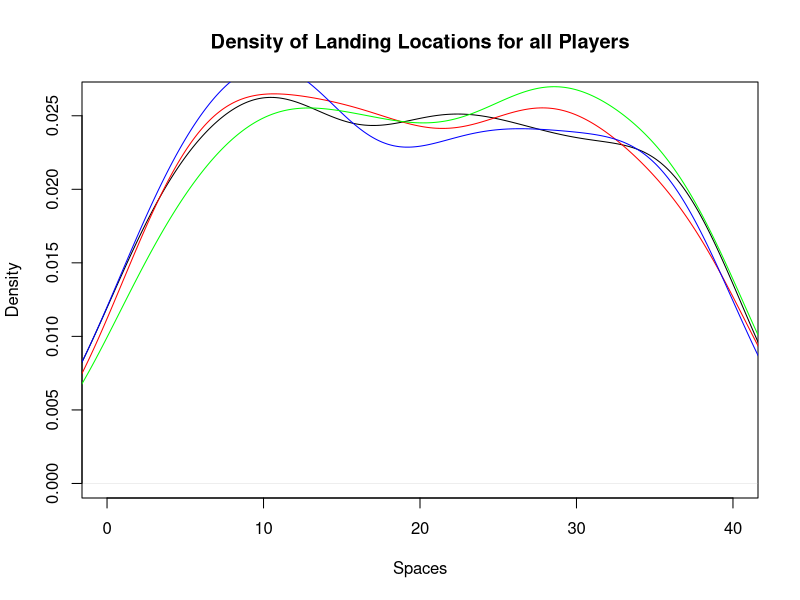
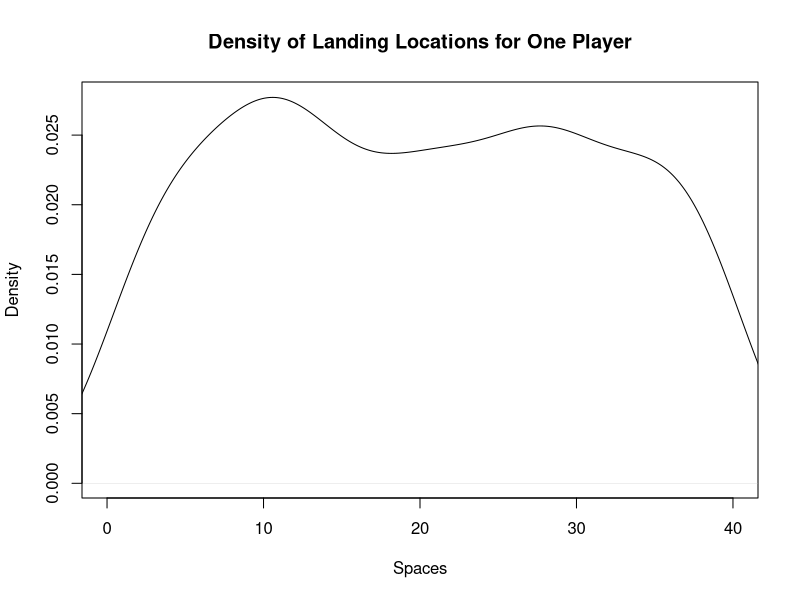
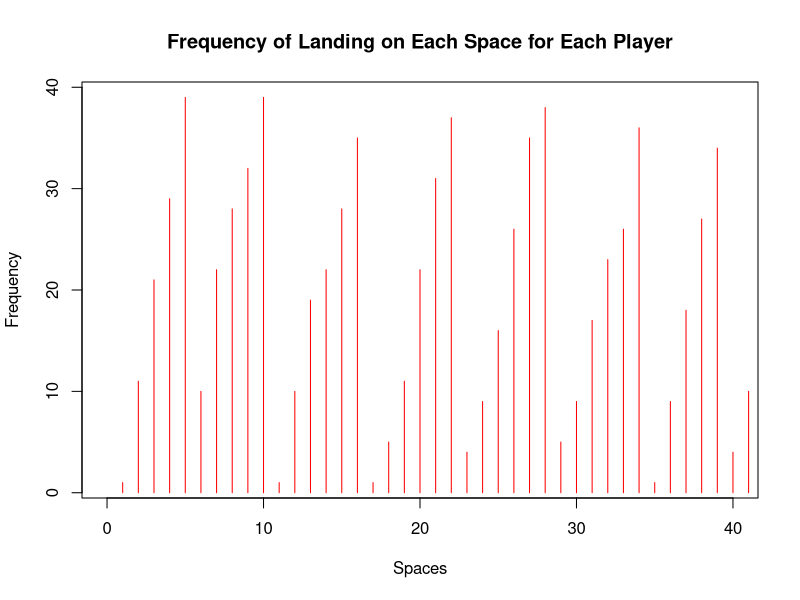
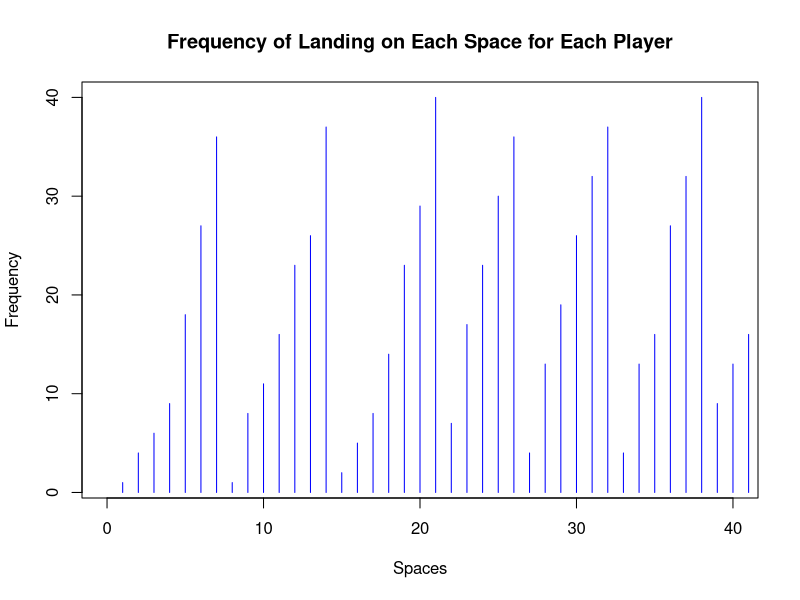
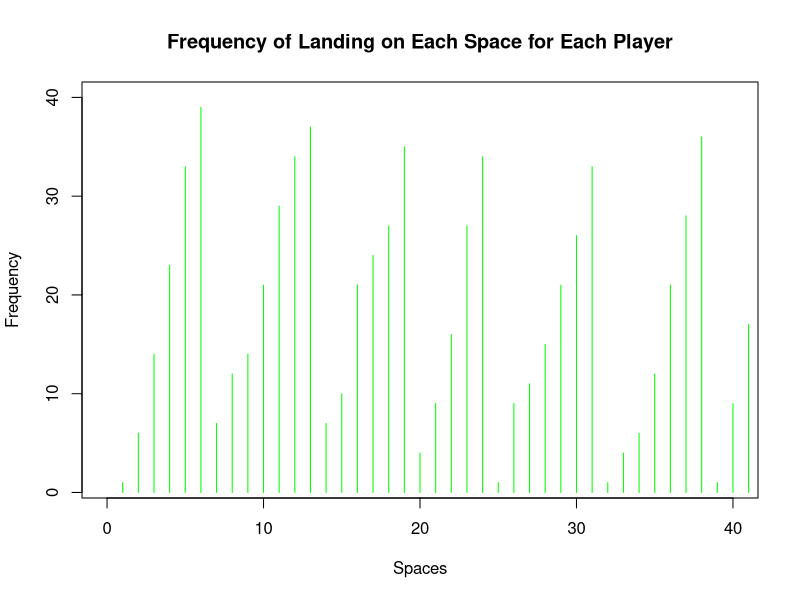
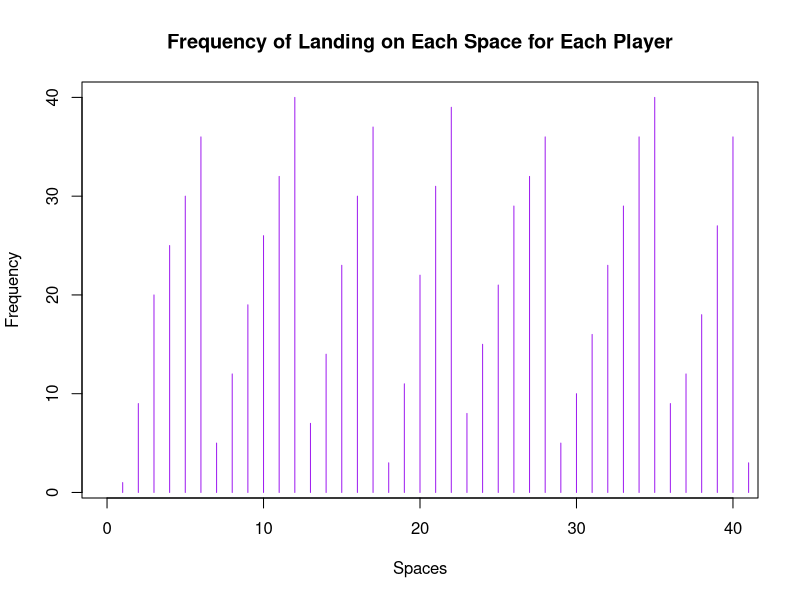
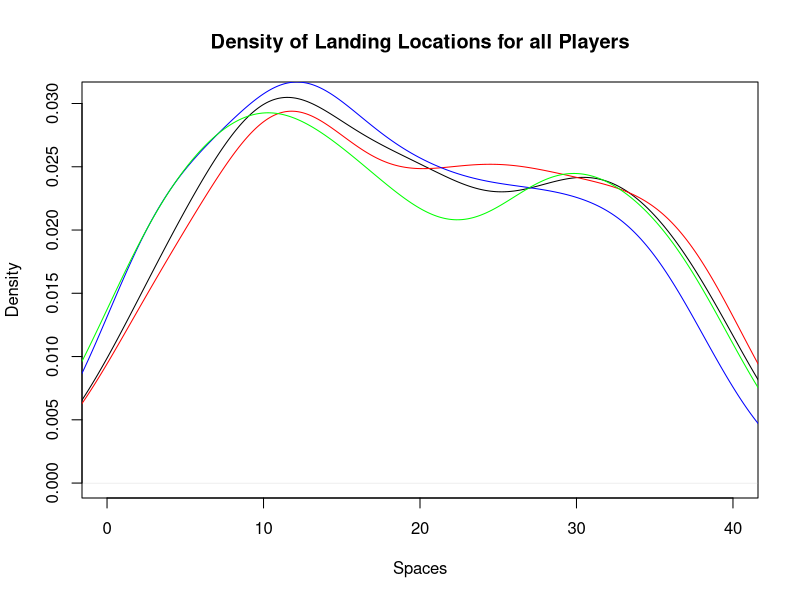
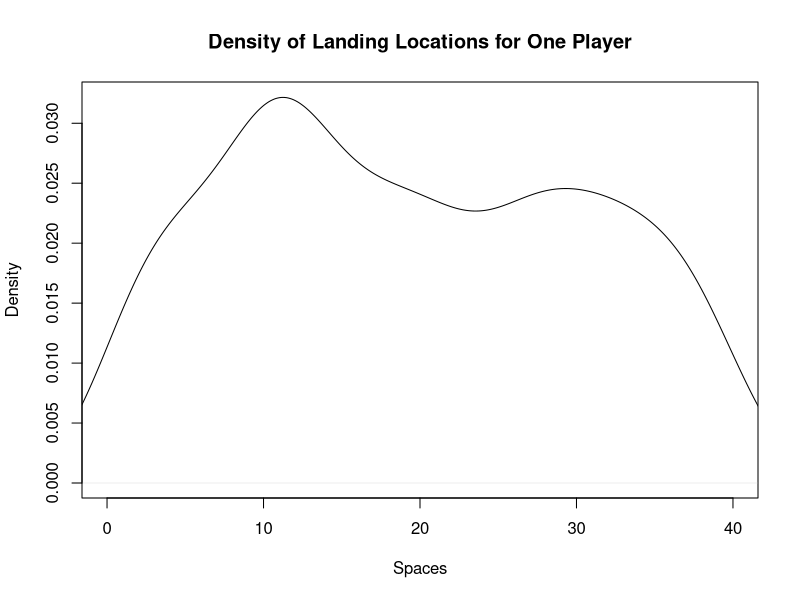

The R source for these figures, in order:
## ---- chunk 1
knitr::opts_chunk$set(echo = TRUE)
## ---- chunk 2
library(dplyr)
library(ggplot2)
library(tidyverse)
## ---- chunk 3
monopolyBoard <- read.csv("MonopolyBoard.csv", header = T)
monopolyBoard
## ---- chunk 4
# Using dice rolls to determine where a player will land on the board
#input: "location", where the player is on the board
#output: the players new location on the board after the have rolled

#note that this is only accounting for standard dice rolls, no special rules yet...

lets_move = function(location) {
  dice_roll_1 <- sample(1:6, 1, replace = TRUE) #A random roll of a six-sided die
  dice_roll_2 <- sample(1:6, 1, replace = TRUE) #A random roll of a six-sided die
  
  roll_total <- sum(dice_roll_1, dice_roll_2) #The sum of the two rolls
  
  location = location + roll_total #Updating the player's location based on their rolls from the current turn
  
  if(location <= 40) { #if statement checking the players location
    location = location
  } else { #if the sum of the player's previous location and their rolls is greater than 40, this moves the player past GO and the start moving from space 1
    location = location - 40
  }
  
  print(location)
  
}

lets_move(20)
## ---- chunk 5
who_goes_first2 <- function(num_players){
  initial_rolls <- c()
  for (i in 1:num_players) {
    player_i_roll <- sum(sample(1:6, 2, replace=TRUE))
    initial_rolls <- c(initial_rolls, player_i_roll) # vector of every player's roll
#    print(paste("Player", i, "rolled", player_i_roll))
  }
  cat("\n")
  if(sum(initial_rolls == max(initial_rolls)) >= 2){
    while (sum(initial_rolls == max(initial_rolls)) >= 2) { # if players tied for highest number
      tied_players <- which(initial_rolls==max(initial_rolls)) # identify which players tied
#      print("It's a tie! Roll again")
#      cat("\n")
      tie_breaker_rolls <- c()
      for (i in tied_players) { # tied players roll again
       player_i_roll2 <- sum(sample(1:6, 2, replace=TRUE))
       tie_breaker_rolls <- c(tie_breaker_rolls, player_i_roll2)
#       print(paste("Player", i, "rolled", player_i_roll2))
      }
      initial_rolls <- tie_breaker_rolls
      highest_roll <- max(tie_breaker_rolls)
      highest_player2 <- tied_players[which(tie_breaker_rolls == highest_roll)]
    }
#    cat("\n")
#    print(paste("Player", highest_player2, "goes first!"))
  }
  else {
    highest_player <- which.max(initial_rolls) # who rolled the highest number
#    print(paste("Player", highest_player, "goes first!"))
#    return(highest_player)
  
    
  # creating player order
  player_order <- length(num_players)
  player_order[1] <- as.integer(highest_player)

 for (j in 2:num_players) {
    
  player_order[j] <- as.integer(player_order[j-1] + 1)
  if (player_order[j] > num_players) {
    player_order[j] <- 1
  }
 }
  print(player_order)
  }
  
  playerlist <- (list(highest_player, player_order))
  return(playerlist)
}
## ---- chunk 6
#A function to play Monopoly!
#Utilizes lets_move to move the players around the board
#input: "turns"; the amount of turns each player will take (i.e. the number of rounds in the game), "players"; a numeric value 1-4 representing the number of players in the game
#output: a dataframe showing each players' location after each of their turns; a density plot showing each players' location data throughout the game; a density plot showing the overall location data throughout the game

lets_play = function(turns, players) {
  
  location_data <- as.data.frame(matrix(nrow = turns, ncol = players)) # dataframe will keep data for locations of players for each turn
  
  # puts players in order
  colnames(location_data) <- who_goes_first2(players)[[2]]
  
  location = 1 #initializes the player at space 1 (i.e. GO!)
  location_data[1,] <- location

  for (i in 2:turns) { # iterates through number of turns
    for (j in 1:players) { # rotates through each player
      location = lets_move(location_data[i-1,j])[[1]] # takes location from lets_move2 function and assigns it to location
      location_data[i,j] <- as.integer(location) # puts location value into the dataframe of locations for each player
    }
  }
print(location_data) 

  
########################## plots ###############################

  #vector of colors
  colors <- c("red", "blue", "green","purple")
  
  # creates density plot of frequency of landing on each space for each player
  plot(density(location_data[,1]), xlim = c(0,40), col = "black", xlab="Spaces", main= "Density of Landing Locations for all Players")
  
  for (k in 2:players) {
    lines(density(location_data[,k]), col = colors[k-1]) # adds a density line for each player after the first
  }
  
  # creates density plot for total frequency landing on each space (all players spaces included)
  all_spaces <- as.vector(as.matrix(location_data))
  plot(density(all_spaces), xlim = c(0,40), col = "black", xlab="Spaces", main="Density of Landing Locations for One Player")
  
  #creates frequency plots for landing on each space for each player.
  for(k in 1:players){
  plot(location_data[,k], xlim= c(0,40), col=colors[k], type="h", xlab="Spaces", ylab="Frequency", main="Frequency of Landing on Each Space for Each Player")
  }
  
  
}

lets_play(100, 4)

## ---- chunk 7
#Double Down -- addition of jail and double rolls

#Incorporating double rolls and sending players to jail when the players are rolling and moving
#input: "location"; a numeric value 1 to 40; where the player in on the board
#output: the players new location on the board

lets_move2 = function(location) {
  dice_roll_1 <- sample(1:6, 1, replace = TRUE) #a standard, six-sided dice roll
  dice_roll_2 <- sample(1:6, 1, replace = TRUE) #a standard, six-sided dice roll
  
  roll_total <- sum(dice_roll_1, dice_roll_2) #the sum of the two dice rolls
  roll_double <- dice_roll_1 == dice_roll_2 #checking if the player rolled a double
  
    location = location + roll_total # updates location to be previous location + roll total
    double3 = "false" # double3 is assigned "true" if the player double rolls 3x (as seen in if statement below), otherwise it is assigned "false" 
    
  # first double roll -> roll again
  if (roll_double == TRUE) { #checks if the player rolled a double with their first two rolls. if "TRUE", the player rolls again
    dice_roll_3 <- sample(1:6, 1, replace = TRUE) #the player's third dice roll
    dice_roll_4 <- sample(1:6, 1, replace = TRUE) #the player's fourth dice roll
    
    roll_total2 <- sum(dice_roll_3, dice_roll_4) #the sum of the player's third and fourth rolls
    roll_double2 <- dice_roll_3 == dice_roll_4 #checks to see if the player rolled a double again
    
    location = location + roll_total2 #the player's new location
    double3 = "false"
    
    # if player is at a location past 40, subtract 40 so they go back to the GO space at location "41"
    # this is included in each if statement below so that it applies if player has to roll again
    if (location <= 40) { #checks to make sure that the player's location isn't over 40 (i.e not on the board)
      location = location
    } else { #If greater than 40, it subtracts 40 from location to allow player to continue to move on the board
      location = location - 40
    }
     
      # second double roll -> roll again
      if (roll_double2 == TRUE) { #if the player has rolled two doubles, they roll again
        dice_roll_5 <- sample(1:6, 1, replace = TRUE) #the player's fifth roll
        dice_roll_6 <- sample(1:6, 1, replace = TRUE) #the player's sixth roll
    
        roll_total3 <- sum(dice_roll_5, dice_roll_6) #the sum of the fifth and sixth roll
        roll_double3 <- dice_roll_5 == dice_roll_6 #checking to see if the player rolled a third double
    
        location = location + roll_total3 #the players new location
        double3 = "false"
        
        if (location <= 40) { #checks the player's location again
          location = location
        } else {
          location = location - 40
        }
        
        # third double roll -> go to jail
          if (roll_double3 == TRUE) { #checks if the player rolled three doubles in a row, if TRUE, the players goes to jail (space 11)
            location = monopolyBoard$spaces[monopolyBoard$name == "Jail"]
            double3 = "true"
          }
      }
  }  
    
  if (location <= 40) { #checks the players location on the board
    location = location
  } else {
    location = location - 40
  }
  
  listdata <- (list(location, double3)) # creates list for outputs "location" and "double3"
  # if you need to access location from this function, use lets_move2(location_data[i-1,j])[[1]]
  # if you need to access double3, use lets_move2(double3)[[2]]
  return(listdata)
  
}
## ---- chunk 8
#A function to move players around the board while incorporating double rolls and going to jail
#input: "turns"; the amount of turns each player takes (i.e. how many rounds the game is), "players"; a numeric value 1-4 representing the number of players in the game
#output: a dataframe showing each players' location after each of their turns; a density plot showing each players' location data throughout the game; a density plot showing the overall location data throughout the game

lets_play2 = function(turns, players) {
  
  
  location_data <- as.data.frame(matrix(nrow = turns, ncol = players)) # dataframe will keep data for locations of players for each turn
  double3data <- as.data.frame(matrix(nrow = turns, ncol = players)) # dataframe will say "true" if player double rolled 3x (which lands them in jail) and "false" if they didn't double roll 3x
  
    # puts players in order
    colnames(location_data) <- who_goes_first2(players)[[2]]
  
    location = 1 # each player starts at location 1
    location_data[1,] <- location
    double3 = 0 # initializing "double3" which will be later assigned a "true" or "false" based on if player double rolled 3x
  
    for (i in 2:turns) { # iterates through number of turns
      
        for (j in 1:players) { # rotates through each player
          
        location = lets_move2(location_data[i-1,j])[[1]] # takes location from lets_move2 function and assigns it to location
        location_data[i,j] <- as.integer(location) # puts location value into the dataframe of locations for each player
        double3data[i,j] <- lets_move2(double3)[[2]] # takes "true" or "false" value from double3 and adds it to double3data dataframe
        
      # deals with landing in jail from "go to jail" space and staying there for next 3 turns
      if (31 %in% location_data[i-1,j]) { # if you landed on 31 in the last turn (i-1 turn), you go to jail (space 11) for the ith turn
        location <- 11
        location_data[i,j] <- as.integer(location) # new location is 11
      } else if (11 %in% location_data[i-1,j] & 31 %in% location_data[i-2,j]) { # if you were on space 11 last turn AND you were on space 31 2 turns ago, you stay in jail (space 11) for turn i
        location <- 11
        location_data[i,j] <- as.integer(location)
      } else if (11 %in% location_data[i-2,j] & 31 %in% location_data[i-3,j]) {
        location <- 11
        location_data[i,j] <- as.integer(location)
      }
        
      # landing in jail from 3x double roll and staying there for next 3 turns
      if (11 %in% location_data[i,j] & "true" %in% double3data[i-1,j]) { # if player's location is 11 (jail) and double3data is"true" (player double rolled 3x), player stays in jail. all 3 if/else if statements keep player in jail for the next 3 turns
        location <- 11
        location_data[i,j] <- as.integer(location)
      } else if (11 %in% location_data[i-1,j] & "true" %in% double3data[i-2,j]) { # 
        location <- 11
        location_data[i,j] <- as.integer(location)
      } else if (11 %in% location_data[i-2,j] & "true" %in% double3data[i-3,j]) {
        location <- 11
        location_data[i,j] <- as.integer(location)
      }
        
    }
  }
  print(location_data)
  print(double3)
  
  
  ########################## plots ###############################

  #vector of colors
  colors <- c("red", "blue", "green","purple")
  
  # creates density plot of frequency of landing on each space for each player
  plot(density(location_data[,1]), xlim = c(0,40), col = "black", xlab="Spaces", main= "Density of Landing Locations for all Players")
  
  for (k in 2:players) {
    lines(density(location_data[,k]), col = colors[k-1]) # adds a density line for each player after the first
  }
  
  # creates density plot for total frequency landing on each space (all players spaces included)
  all_spaces <- as.vector(as.matrix(location_data))
  plot(density(all_spaces), xlim = c(0,40), col = "black", xlab="Spaces", main="Density of Landing Locations for One Player")
  
  #creates frequency plots for landing on each space for each player.
  for(k in 1:players){
  plot(location_data[,k], xlim= c(0,40), col=colors[k], type="h", xlab="Spaces", ylab="Frequency", main="Frequency of Landing on Each Space for Each Player")
  }
  
}
 
lets_play2(100, 4)
## ---- chunk 9

Card_Numbers <- c(1, 2, 3, 4, 5, 6, 7, 8, 9, 10, 11, 12, 13, 14, 15, 16) # the card numbers

Chance_Cards <- c("Advance to Boardwalk", "Advance to Go (Collect $200)", "Advance to Illinois Avenue. If you pass Go, collect $200", "Advance to St. Charles Place. If you pass Go, collect $200", "Advance to the nearest Railroad. If unowned, you may buy it from the Bank. If owned, pay owner twice the rental to which they are otherwise entitled", "Advance to the nearest Railroad. If unowned, you may buy it from the Bank. If owned, pay owner twice the rental to which they are otherwise entitled", "Advance token to nearest Utility. If unowned, you may buy it from the Bank. If owned, throw dice and pay owner a total ten times amount thrown", "Bank pays you dividend of $50", "Get Out of Jail Free", "Go Back 3 Spaces", "Go to Jail. Go directly to Jail, do not pass Go, do not collect $200", "Make general repairs on all your property. For each house pay $25. For each hotel pay $100", "Speeding fine $15", "Take a trip to Reading Railroad. If you pass Go, collect $200", "You have been elected Chairman of the Board. Pay each player $50", "Your building loan matures. Collect $150") # the card information

Chance <- data.frame(Chance_Cards, Card_Numbers) #a dataframe associating each chance card with a number



Community_Chest_Cards <- c("Advance to Go (Collect $200)", "Bank error in your favor. Collect $200", "Doctor’s fee. Pay $50", "From sale of stock you get $50", "Get Out of Jail Free", "Go to Jail. Go directly to jail, do not pass Go, do not collect $200", "Holiday fund matures. Receive $100", "Income tax refund. Collect $20", "It is your birthday. Collect $10 from every player", "Life insurance matures. Collect $100", "Pay hospital fees of $100", "Pay school fees of $50", "Receive $25 consultancy fee", "You are assessed for street repair. $40 per house. $115 per hotel", "You have won second prize in a beauty contest. Collect $10", "You inherit $100") # the card information

Community_Chest <- data.frame(Community_Chest_Cards, Card_Numbers) #a dataframe associating each community chest card with a number
## ---- chunk 10
#A function that randomly selects a numeric value 1:16 representing a Chance card and updates the player's location based on the card information
#input: "location"; a numeric value 1:40 representing the player's location on the board
#output: the player's new location on the board

Drawing_Chance = function(location) {
  location = location #the player's current location
  draw_card <- sample(1:16, 1, replace = TRUE) #randomly selecting a card from 1:16
  player_card <- Chance$Chance_Cards[draw_card] #finding the card in the Chance deck
  print(player_card)

#The following if statements update the player's location based on the card that was drawn (if applicable)  
      if(draw_card == 1) {
        location = 1
      }
      
      if(draw_card == 2) {
        location = 1
      }
      
      if(draw_card == 3) {
        location = 25
      }
  
      if(draw_card == 4){
        location = 12
      }
    
      if(draw_card == 5){ #takes into account which space the player is nearest to to determine updated location
        if(location >= 37 && location <= 5){
              location = 6
            } else {
              if (location >= 6 && location <= 15){
                location = 16
              } else {
                if(location >= 16 && location <= 25){
                  location = 26
                } else {
                  location = 36
                }
              }
            }
    }
  
    if(draw_card == 6){ #takes into account which space the player is nearest to to determine updated location
        if(location >= 37 && location <= 5){
              location = 6
            } else {
              if (location >= 6 && location <= 15){
                location = 16
              } else {
                if(location >= 16 && location <= 25){
                  location = 26
                } else {
                  location = 36
                }
              }
            }
    }
  
    if(draw_card == 7){ #takes into account which space the player is nearest to to determine updated location
        if(location >= 29 && location <= 12){
              location = 13
            } else {
              location = 29
    }
  }
  
    if(draw_card == 11) {
      location = 11
    }
  
    if(draw_card == 14) {
      location = 6
    }
  
    if(draw_card == 10) {
      location = location - 3
    }
  
    location = location
    return(location)
}


#A function that randomly selects a numeric value 1:16 representing a Community Chest card and updates the player's location based on the card information
#input: "location"; a numeric value 1:40 representing the player's location on the board
#output: the player's new location on the board

Drawing_Community_Chest = function(location) {
  location = location #the player's current location
  draw_card_chest <- sample(1:16, 1, replace = TRUE) #randomly selecting a card from 1:16
  player_card_chest <- Community_Chest$Community_Chest_Cards[draw_card_chest] #finding the card in the Community Chest deck
  print(player_card_chest)

#The following if statements update the player's location based on the card that was drawn (if applicable) 
  if (draw_card_chest == 1) {
    location = 1
  } else {
    if (draw_card_chest == 6) {
    location = 11
    } else {
      location = location
    }
  
  }
  
  location = location 
  return(location)
}
## ---- chunk 11
#A function that expands on lets_move2 to add the actions of Community Chest and Chance spaces and their respective cards
#input: "location"; a numeric value 1 to 40; where the player in on the board
#output: the players new location on the board

lets_move3 = function(location) {
  dice_roll_1 <- sample(1:6, 1, replace = TRUE) 
  dice_roll_2 <- sample(1:6, 1, replace = TRUE) 
  
  roll_total <- sum(dice_roll_1, dice_roll_2)
  roll_double <- dice_roll_1 == dice_roll_2
  
    location = location + roll_total
    double3 = "false"


  if (location <= 40) {
      location = location
  } else {
      location = location - 40
  }
   
  
  if(location == 8 || location == 23 || location == 27) { #check's if the player's location is a Chance space
    location = Drawing_Chance(location) #if TRUE, the player draws a Chance card using the Drawing_Chance function which updates their location
  }
  
  if(location == 3 || location == 18 || location == 34) { #check's if the player's location is a Community Chest space
    location = Drawing_Community_Chest(location) #if TRUE, the player draws a Community Chest card using the Drawing_Community_Chest which updates their location
  }
    
  # first double roll -> roll again
  if (roll_double == TRUE) {
    dice_roll_3 <- sample(1:6, 1, replace = TRUE)
    dice_roll_4 <- sample(1:6, 1, replace = TRUE)
    
    roll_total2 <- sum(dice_roll_3, dice_roll_4)
    roll_double2 <- dice_roll_3 == dice_roll_4
    
    location = location + roll_total2
    double3 = "false"
    
    if (location <= 40) {
      location = location
    } else {
      location = location - 40
    }
    
    
    if(location == 8 || location == 23 || location == 27) { #check's if the player's location is a Chance space
    location = Drawing_Chance(location) #if TRUE, the player draws a Chance card using the Drawing_Chance function which updates their location
    }
  
  if(location == 3 || location == 18 || location == 34) { #check's if the player's location is a Community Chest space
    location = Drawing_Community_Chest(location) #if TRUE, the player draws a Community Chest card using the Drawing_Community_Chest which updates their location
    }
     
      # second double roll -> roll again
      if (roll_double2 == TRUE) {
        dice_roll_5 <- sample(1:6, 1, replace = TRUE)
        dice_roll_6 <- sample(1:6, 1, replace = TRUE)
    
        roll_total3 <- sum(dice_roll_5, dice_roll_6)
        roll_double3 <- dice_roll_5 == dice_roll_6
    
        location = location + roll_total3
        double3 = "false"
        
        if (location <= 40) {
          location = location
        } else {
          location = location - 40
        }
        
        if(location == 8 || location == 23 || location == 27) { #check's if the player's location is a Chance space
          location = Drawing_Chance(location) #if TRUE, the player draws a Chance card using the Drawing_Chance function which updates their location
        }
  
        if(location == 3 || location == 18 || location == 34) { #check's if the player's location is a Community Chest space
          location = Drawing_Community_Chest(location) #if TRUE, the player draws a Community Chest card using the Drawing_Community_Chest which updates their location
         
        }
        
        # third double roll -> go to jail
          if (roll_double3 == TRUE) {
            location = monopolyBoard$spaces[monopolyBoard$name == "Jail"]
            double3 = "true"

          }
      }
  }  
   
  location = location 

  listdata <- (list(location, double3))
  return(listdata)
  
}
